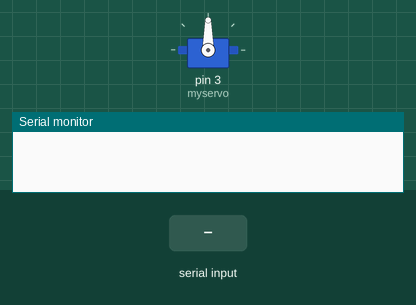
Recording of a program running on a simulated Arduino Uno, built with avr-gcc and run on an emulated ATmega328P. Shown: servo, the last lines printed to the serial monitor. The inputs (shaded band) are chosen by the test bench.

Above: at 1.2 s.
1.3 s: "30,150\n" received over Serial
At 1.77 s:
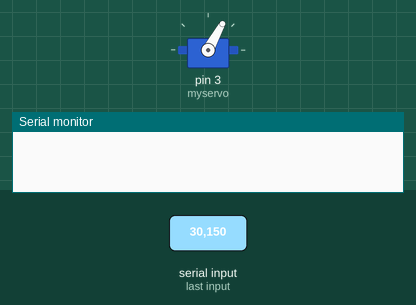
At 3.1 s:
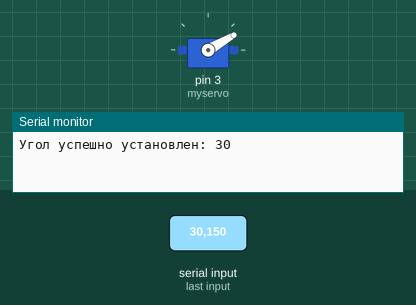
3.7 s: "5\n" received over Serial
At 5.2 s:
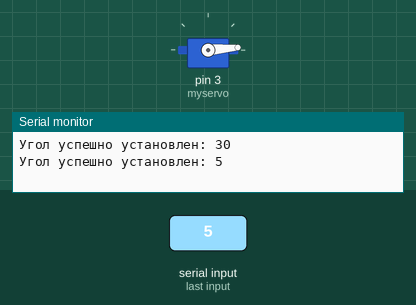
Timing chart, 0 to 6.7 s (numbered marks = the images above; inputs shaded):
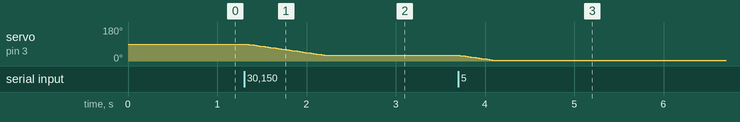

The program:

main.cpp
```cpp
#include <Arduino.h>
#include <Servo.h>

Servo myservo;

int currentAngle = 90;

void setup() {
  myservo.attach(3);
  myservo.write(currentAngle);
  Serial.begin(9600);
}

void loop() {
  if (Serial.available() > 0) {
    String inputString = Serial.readStringUntil('\n');
    inputString.trim();
    int targetAngle = inputString.toInt();
    if (targetAngle >= 0 && targetAngle <= 180) {
      if (targetAngle != currentAngle) {
        if (currentAngle < targetAngle) {
          for (int angle = currentAngle; angle <= targetAngle; angle++) {
            myservo.write(angle);
            delay(15);
          }
        } else {
          for (int angle = currentAngle; angle >= targetAngle; angle--) {
            myservo.write(angle);
            delay(15);
          }
        }
        currentAngle = targetAngle;
        Serial.print("Угол успешно установлен: ");
        Serial.println(currentAngle);
      } else {
        Serial.println("Сервопривод уже находится в этом положении");
      }
    } else {
      Serial.println("Ошибка: введите значение от 0 до 180 градусов");
    }
  }
}
```

Measured:
- after the input at 1.3 s, servo on pin 3 (myservo): moves from 90° to 30° over 0.90 s, starting at once
- after the input at 3.7 s, servo on pin 3 (myservo): moves from 30° to 5° over 0.36 s, starting at once
